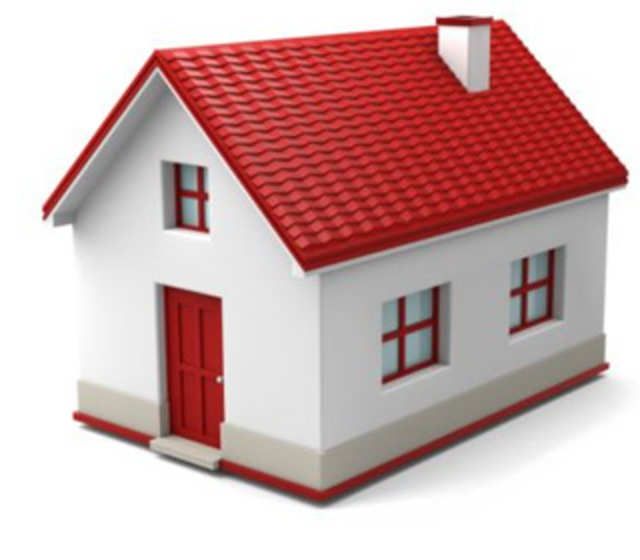
#> input picture Fast Algorithm (Corner Detection)/input.jpg, 640 x 560 px
$ python Fast_Algorithm.py
#> lines starting #> are read from the running program, lines starting #| are printed output that depends on the picture
'''
  For using this Script you need to install OpenCV in your machine
'''
# Importing openCV library
import cv2 as cv

# Taking path of input from the user
path = input("Enter the path of image: ")
#> the answer given: input.jpg
img = cv.imread(path)
#> img is the input picture: shape (560, 640, 3); mean B, G, R 173.5, 174.3, 206
img = cv.resize(img, (640, 640))  # resizing the image
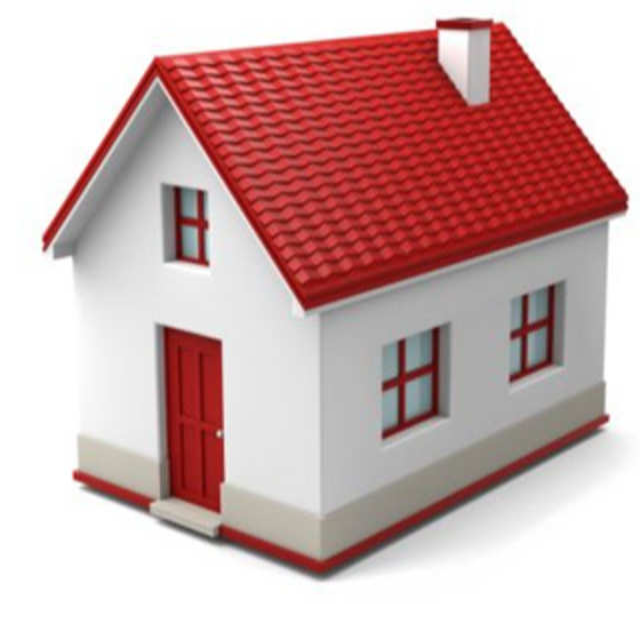
#> img: shape (640, 640, 3); mean B, G, R 173.5, 174.3, 206

# Printing the original image
cv.imshow('Original', img)

# Initiate FAST object with default values
fast = cv.FastFeatureDetector_create()

# find and draw the keypoints
kp = fast.detect(img, None)
#> kp = 1329 keypoints; strongest (x, y, size): (44, 249, 7), (219, 434, 7), (437, 21, 7), (207, 263, 7)
img2 = cv.drawKeypoints(img, kp, None, color=(255, 0, 0))
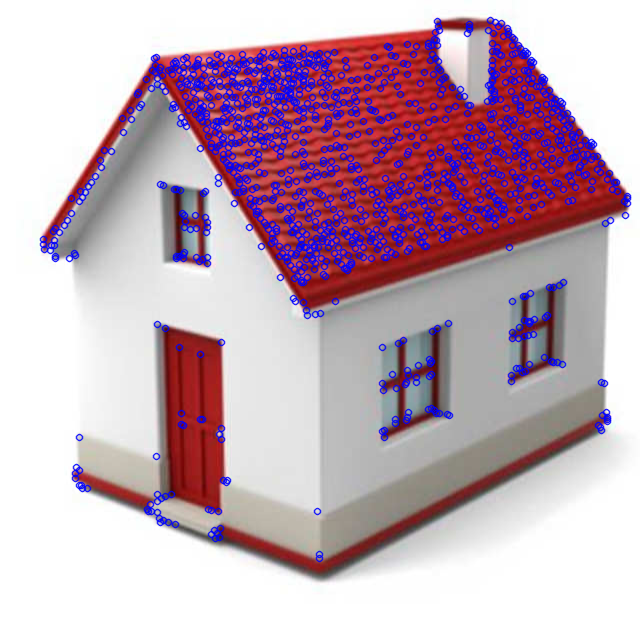
#> img2: shape (640, 640, 3); mean B, G, R 185.7, 170.3, 195

# Print all default parameters
print("Threshold: {}".format(fast.getThreshold()))
print("nonmaxSuppression:{}".format(fast.getNonmaxSuppression()))
print("neighborhood: {}".format(fast.getType()))
print("Total Keypoints with nonmaxSuppression: {}".format(len(kp)))
#| Total Keypoints with nonmaxSuppression: 1329

# Disable nonmaxSuppression
fast.setNonmaxSuppression(0)
kp = fast.detect(img, None)
#> kp = 6994 keypoints; strongest (x, y, size): (436, 18, 7), (437, 18, 7), (490, 18, 7), (491, 18, 7)

print("Total Keypoints without nonmaxSuppression: {}".format(len(kp)))
#| Total Keypoints without nonmaxSuppression: 6994
final = cv.drawKeypoints(img, kp, None, color=(255, 0, 0))
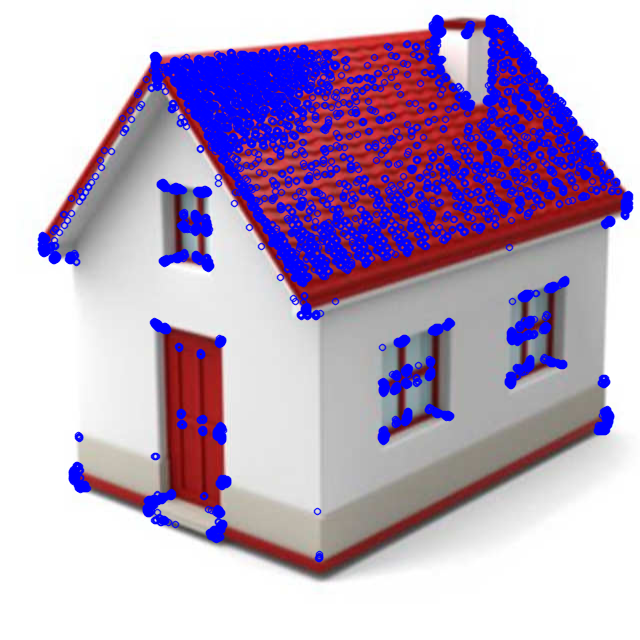
#> final: shape (640, 640, 3); mean B, G, R 197.2, 165.7, 184

# Naming the output image
image_name = path.split(r'/')
image = image_name[-1].split('.')
output = r".\\" + image[0] + "(_detected).jpg"

# Saving the image
cv.imwrite(output, final)

# Printing the final output image
cv.imshow('Final', final)
cv.waitKey(0)
cv.destroyAllWindows()

$ run again, on pic1 (1).jpeg
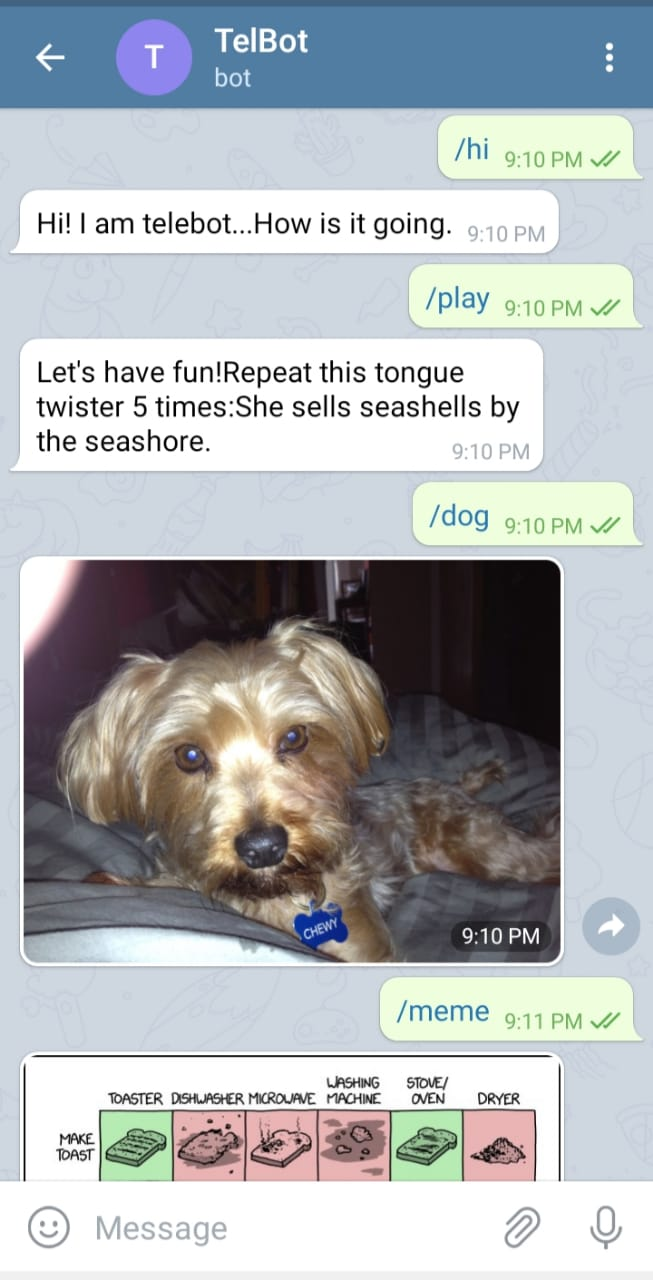
#> input picture pic1 (1).jpeg, 653 x 1280 px
#> img is the input picture: shape (1280, 653, 3); mean B, G, R 183.2, 180.4, 176.1
#> img: shape (640, 640, 3)
#> `kp = fast.detect(img, None)`: kp = 3711 keypoints; strongest (x, y, size): (146, 224, 7), (191, 184, 7), (50, 207, 7), (171, 207, 7)
#> `img2 = cv.drawKeypoints(img, kp, None, color=(255, 0, 0))`:
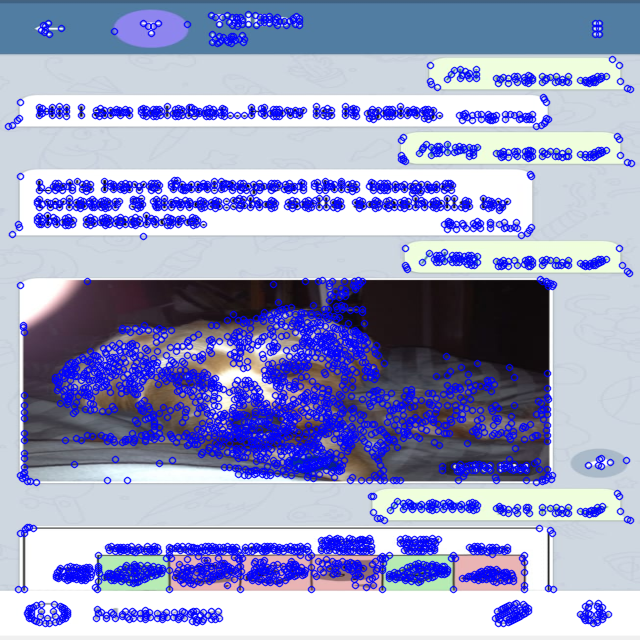
#> img2: shape (640, 640, 3); mean B, G, R 198, 156.4, 151.7
#| Total Keypoints with nonmaxSuppression: 3711
#> `kp = fast.detect(img, None)`: kp = 20794 keypoints; strongest (x, y, size): (246, 13, 7), (247, 13, 7), (248, 13, 7), (249, 13, 7)
#| Total Keypoints without nonmaxSuppression: 20794
#> `final = cv.drawKeypoints(img, kp, None, color=(255, 0, 0))`:
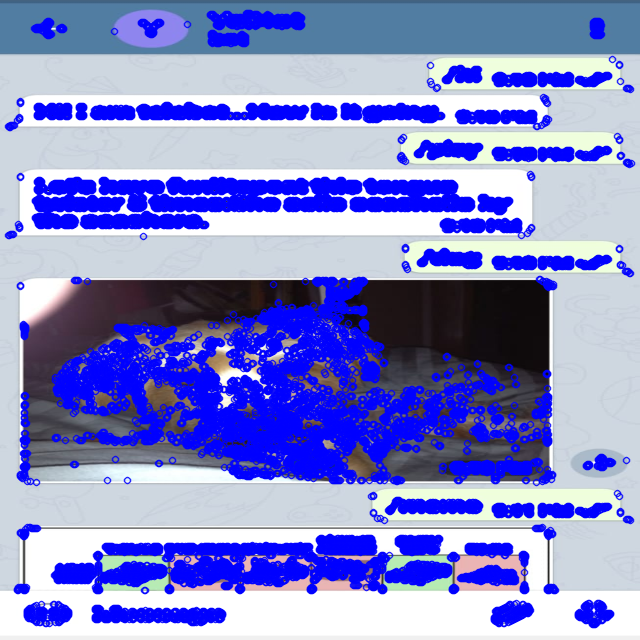
#> final: shape (640, 640, 3); mean B, G, R 207.2, 138, 133.1
